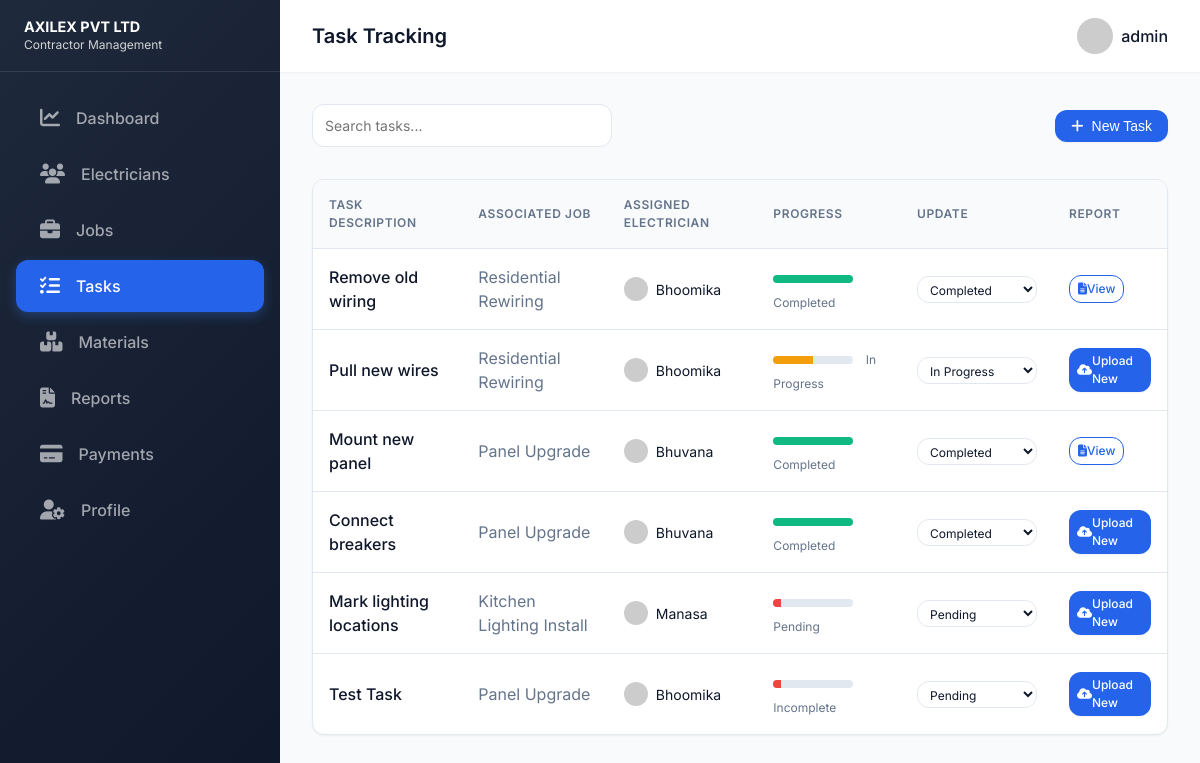
Screenshot of /tasks (signed in) with the database file from the repository.
### tables this page shows
CREATE TABLE Tasks (
            id INTEGER PRIMARY KEY AUTOINCREMENT,
            job_id INTEGER,
            description TEXT NOT NULL,
            status TEXT DEFAULT 'Incomplete',
            assigned_electrician_id INTEGER,
            completed_at TEXT, report_path TEXT,
            FOREIGN KEY (job_id) REFERENCES Jobs (id),
            FOREIGN KEY (assigned_electrician_id) REFERENCES Electricians (id)
        );

CREATE TABLE Jobs (
            id INTEGER PRIMARY KEY AUTOINCREMENT,
            title TEXT NOT NULL,
            description TEXT,
            location TEXT,
            deadline TEXT,
            assigned_electrician_id INTEGER,
            status TEXT DEFAULT 'Pending', image_path TEXT, price REAL DEFAULT 0.0,
            FOREIGN KEY (assigned_electrician_id) REFERENCES Electricians (id)
        );

CREATE TABLE Electricians (
            id INTEGER PRIMARY KEY AUTOINCREMENT,
            name TEXT NOT NULL,
            phone TEXT,
            email TEXT,
            status TEXT DEFAULT 'Available'
        , user_id INTEGER REFERENCES Users(id));

### app.py (the view, shortened to what this page needs)
@app.route('/tasks', methods=['GET', 'POST'])
@login_required
def tasks():
    conn = get_db_connection()
    if session['role'] == 'admin':
        tasks = conn.execute('SELECT t.*, j.title as job_title, e.name as electrician_name FROM Tasks t JOIN Jobs j ON t.job_id = j.id LEFT JOIN Electricians e ON t.assigned_electrician_id = e.id').fetchall()
    jobs = conn.execute('SELECT id, title FROM Jobs').fetchall()
    els = conn.execute('SELECT id, name FROM Electricians').fetchall()
    conn.close()
    return render_template('tasks.html', tasks=tasks, jobs=jobs, electricians=els)

### app.py (called while the page is built)
def get_db_connection():
    conn = sqlite3.connect(DB_PATH)
    conn.row_factory = sqlite3.Row
    return conn

def login_required(f):
    @wraps(f)
    def decorated_function(*args, **kwargs):
        if 'user_id' not in session:
            return redirect(url_for('login'))
        return f(*args, **kwargs)
    return decorated_function

@app.context_processor
def inject_user():
    return dict(user_role=session.get('role'), username=session.get('username'))

### templates/tasks.html (shortened to what this page needs)
<!DOCTYPE html>
<html lang="en">
<head>
    <link rel="stylesheet" href="/static/css/styles.css">
    <link rel="stylesheet" href="https://cdnjs.cloudflare.com/ajax/libs/font-awesome/6.4.0/css/all.min.css">
</head>
<body>
    <div class="dashboard-layout">
        <aside class="sidebar">
            <div class="sidebar-header" style="justify-content: space-between;">
                <div style="font-size: 0.9rem; font-weight: 700; line-height: 1.2;">AXILEX PVT LTD <br><small style="font-weight: 400; opacity: 0.8;">Contractor Management</small></div>
            </div>
            <nav class="sidebar-nav">
                <a href="/dashboard" class="sidebar-link">
                    <i class="fa-solid fa-chart-line"></i> Dashboard
                </a>
                {% if session.role == 'admin' %}
                <a href="/electricians" class="sidebar-link">
                    <i class="fa-solid fa-users"></i> Electricians
                </a>
                {% endif %}
                <a href="/jobs" class="sidebar-link">
                    <i class="fa-solid fa-briefcase"></i> Jobs
                </a>
                <a href="/tasks" class="sidebar-link active">
                    <i class="fa-solid fa-list-check"></i> Tasks
                </a>
                {% if session.role == 'admin' %}
                <a href="/materials" class="sidebar-link">
                    <i class="fa-solid fa-boxes-stacked"></i> Materials
                </a>
                <a href="/reporter" class="sidebar-link">
                    <i class="fa-solid fa-file-contract"></i> Reports
                </a>
                <a href="/payments" class="sidebar-link">
                    <i class="fa-solid fa-credit-card"></i> Payments
                </a>
                {% endif %}
                <a href="/profile" class="sidebar-link">
                    <i class="fa-solid fa-user-gear"></i> Profile
                </a>
            </nav>
        </aside>
        <main class="main-content">
            <header class="topbar">
                <div class="flex items-center gap-2">
                    <h2 style="margin: 0; font-size: 1.25rem;">Task Tracking</h2>
                </div>
                <div class="topbar-right">
                    <div class="user-profile">
                        <img src="https://ui-avatars.com/api/?name={{ session.username|urlencode }}&background=DBEAFE&color=1E3A8A" alt="Profile" style="width: 36px; height: 36px; border-radius: 50%;">
                        <span>{{ session.username }}</span>
                    </div>
                </div>
            </header>
            <div class="content-area">
                <div class="flex justify-between items-center mb-4">
                    <div style="width: 300px;">
                        <input type="text" class="form-control" placeholder="Search tasks...">
                    </div>
                    {% if session.role == 'admin' %}
                    <button id="addTaskBtn" class="btn btn-primary"><i class="fa-solid fa-plus" style="margin-right: 0.5rem;"></i> New Task</button>
                    {% endif %}
                </div>
                <div class="table-container">
                    <table class="table">
                        <thead>
                            <tr>
                                <th>Task Description</th>
                                <th>Associated Job</th>
                                <th>Assigned Electrician</th>
                                <th>Progress</th>
                                <th>Update</th>
                                <th>Report</th>
                            </tr>
                        </thead>
                        <tbody>
                            {% for task in tasks %}
                            <tr>
                                <td style="font-weight: 500;">{{ task.description }}</td>
                                <td style="color: var(--text-light);">{{ task.job_title }}</td>
                                <td>
                                    {% if task.electrician_name %}
                                    <div class="flex items-center gap-1">
                                        <img src="https://ui-avatars.com/api/?name={{ task.electrician_name|urlencode }}&background=random" style="width: 24px; height: 24px; border-radius: 50%;">
                                        <span style="font-size: 0.875rem;">{{ task.electrician_name }}</span>
                                    </div>
                                    {% else %}
                                    <span style="font-size: 0.875rem; color: var(--text-light); font-style: italic;">Unassigned</span>
                                    {% endif %}
                                </td>
                                <td>
                                    <div style="background-color: var(--mid-grey); height: 8px; border-radius: 4px; overflow: hidden; width: 80px; display: inline-block; vertical-align: middle; margin-right: 0.5rem;">
                                        <div style="background-color: {{ 'var(--success)' if task.status == 'Completed' else 'var(--warning)' if task.status == 'In Progress' else 'var(--danger)' }}; height: 100%; width: {{ '100%' if task.status == 'Completed' else '50%' if task.status == 'In Progress' else '10%' }};"></div>
                                    </div>
                                    <span style="font-size: 0.75rem; color: var(--text-light);">{{ task.status }}</span>
                                </td>
                                <td>
                                    <select class="form-control status-update-btn" data-id="{{ task.id }}" style="padding: 0.25rem 0.5rem; font-size: 0.75rem; width: 120px;">
                                        <option value="Pending" {{ 'selected' if task.status == 'Pending' }}>Pending</option>
                                        <option value="In Progress" {{ 'selected' if task.status == 'In Progress' }}>In Progress</option>
                                        <option value="Completed" {{ 'selected' if task.status == 'Completed' }}>Completed</option>
                                    </select>
                                </td>
                                <td>
                                    {% if task.report_path %}
                                    <a href="/api/uploads/{{ task.report_path }}" target="_blank" class="btn btn-outline" style="padding: 0.25rem 0.5rem; font-size: 0.75rem;"><i class="fa-solid fa-file-lines"></i> View</a>
                                    {% else %}
                                    <label class="btn btn-primary" style="padding: 0.25rem 0.5rem; font-size: 0.75rem; cursor: pointer;">
                                        <i class="fa-solid fa-cloud-arrow-up"></i> Upload New
                                    </label>
                                    {% endif %}
                                </td>
                            </tr>
                            {% else %}
                            <tr>
                                <td colspan="6" class="text-center">No tasks assigned yet.</td>
                            </tr>
                            {% endfor %}
                        </tbody>
                    </table>
                </div>
            </div>
        </main>
    </div>
</body>
</html>

### static/css/styles.css (style rules this page uses)
:root { --primary-blue: #0f172a; --secondary-blue: #2563eb; --accent-blue: #3b82f6; --light-blue: #f1f5f9; --white: #ffffff; --light-grey: #f8fafc; --mid-grey: #e2e8f0; --dark-grey: #475569; --text-dark: #0f172a; --text-light: #64748b; --success: #10b981; --warning: #f59e0b; --danger: #ef4444; --pro-gradient: linear-gradient(135deg, #1e293b 0%, #0f172a 100%); --accent-gradient: linear-gradient(135deg, #3b82f6 0%, #1d4ed8 100%); --font-family: 'Outfit', 'Inter', system-ui, -apple-system, sans-serif; --sidebar-width: 280px; --header-height: 72px; --shadow-sm: 0 1px 2px 0 rgb(0 0 0 / 0.05); --shadow-md: 0 4px 6px -1px rgb(0 0 0 / 0.1), 0 2px 4px -2px rgb(0 0 0 / 0.1); --shadow-lg: 0 20px 25px -5px rgb(0 0 0 / 0.1), 0 8px 10px -6px rgb(0 0 0 / 0.1); --transition-fast: 0.25s cubic-bezier(0.4, 0, 0.2, 1); --border-radius: 12px; --glass-bg: rgba(255, 255, 255, 0.7); --glass-border: rgba(255, 255, 255, 0.4); }
* { margin: 0; padding: 0; box-sizing: border-box; }
body { font-family: var(--font-family); background-color: var(--light-grey); color: var(--text-dark); line-height: 1.5; -webkit-font-smoothing: antialiased; }
a { text-decoration: none; color: var(--secondary-blue); transition: color var(--transition-fast); }
h1, h2, h3, h4, h5, h6 { color: var(--text-dark); font-weight: 600; margin-bottom: 0.5rem; }
.flex { display: flex; }
.items-center { align-items: center; }
.justify-between { justify-content: space-between; }
.gap-1 { gap: 0.5rem; }
.gap-2 { gap: 1rem; }
.mb-4 { margin-bottom: 2rem; }
.btn { display: inline-flex; align-items: center; justify-content: center; padding: 0.5rem 1rem; font-weight: 500; border-radius: var(--border-radius); border: none; cursor: pointer; transition: all var(--transition-fast); font-size: 0.875rem; }
.btn-primary { background-color: var(--secondary-blue); color: var(--white); box-shadow: var(--shadow-sm); }
.btn-outline { background-color: transparent; color: var(--secondary-blue); border: 1px solid var(--secondary-blue); }
.form-control { width: 100%; padding: 0.625rem 0.75rem; font-size: 0.875rem; line-height: 1.5; color: var(--text-dark); background-color: var(--white); background-clip: padding-box; border: 1px solid var(--mid-grey); border-radius: var(--border-radius); transition: border-color var(--transition-fast), box-shadow var(--transition-fast); font-family: inherit; }
.dashboard-layout { display: flex; min-height: 100vh; }
.sidebar { width: var(--sidebar-width); background: var(--pro-gradient); color: var(--white); display: flex; flex-direction: column; position: fixed; height: 100vh; z-index: 100; transition: transform var(--transition-fast); }
.sidebar-header { height: var(--header-height); display: flex; align-items: center; padding: 0 1.5rem; border-bottom: 1px solid rgba(255, 255, 255, 0.1); font-size: 1.25rem; font-weight: bold; }
.sidebar-nav { flex: 1; padding: 1rem 0; overflow-y: auto; }
.sidebar-link { display: flex; align-items: center; padding: 0.875rem 1.5rem; color: rgba(255, 255, 255, 0.6); font-weight: 500; transition: all var(--transition-fast); margin: 0.25rem 1rem; border-radius: 12px; }
.sidebar-link i { margin-right: 1rem; font-size: 1.25rem; }
.sidebar-link:hover, .sidebar-link.active { color: var(--white); background: rgba(255, 255, 255, 0.1); }
.sidebar-link.active { background: var(--secondary-blue); box-shadow: 0 4px 12px rgba(59, 130, 246, 0.3); }
.main-content { flex: 1; margin-left: var(--sidebar-width); display: flex; flex-direction: column; min-height: 100vh; }
.topbar { height: var(--header-height); background-color: var(--white); box-shadow: var(--shadow-sm); display: flex; align-items: center; justify-content: space-between; padding: 0 2rem; position: sticky; top: 0; z-index: 5; }
.topbar-right { display: flex; align-items: center; gap: 1rem; }
.user-profile { display: flex; align-items: center; gap: 0.5rem; font-weight: 500; cursor: pointer; }
.content-area { padding: 2rem; flex: 1; }
.table-container { overflow-x: auto; background: var(--white); border-radius: var(--border-radius); box-shadow: var(--shadow-sm); border: 1px solid var(--mid-grey); }
.table { width: 100%; border-collapse: collapse; text-align: left; min-width: 700px; }
.table th, .table td { padding: 1rem; border-bottom: 1px solid var(--mid-grey); }
.table th { background-color: #F9FAFB; font-weight: 600; color: var(--text-light); font-size: 0.75rem; text-transform: uppercase; letter-spacing: 0.05em; }
.table tr:last-child td { border-bottom: none; }

### rows the page displays
Tasks: description "Remove old wiring", job_title "Residential Rewiring", electrician_name "Bhoomika", status "Completed", id "Completed"
Tasks: description "Pull new wires", job_title "Residential Rewiring", electrician_name "Bhoomika", status "In Progress", id "In Progress"
Tasks: description "Mount new panel", job_title "Panel Upgrade", electrician_name "Bhuvana", status "Completed", id "Completed"
Tasks: description "Connect breakers", job_title "Panel Upgrade", electrician_name "Bhuvana", status "Completed", id "Completed"
Tasks: description "Mark lighting locations", job_title "Kitchen Lighting Install", electrician_name "Manasa", status "Pending", id "Pending"
Tasks: description "Test Task", job_title "Panel Upgrade", electrician_name "Bhoomika", status "Incomplete", id "Pending"

### other values shown
{{ session.username }} "admin"
